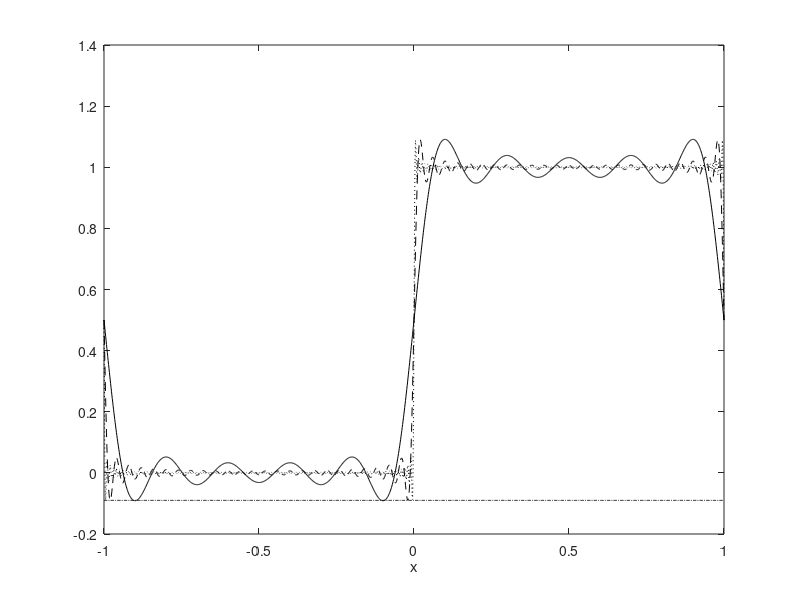

MATLAB code to generate this figure: (Note: this script raises an error after producing the figure.)
% Set values for plotting
xs = linspace(-1, 1, 1500);
ns = [10, 50, 200];

% Eigenfunctions
eigenfn = @(n, x) exp(-1i*n*pi*x);

%% 12.5.5

problem_number = '12.5.5';

% Fourier series coefficients
cn = @(n) -1i/(2*pi*n)*((-1)^n - 1);

% Fourier series for different truncations; could do this more
% efficiently but I'm not too bothered about it
fs = zeros(length(ns), length(xs));
row = 1;

for n = ns
  f = fs(row, :);

  for k = -n:n
    % c_0 is 1/2
    if k == 0
      f = f + 1/2;
    else
      f = f + cn(k)*eigenfn(k, xs);
    end
  end

  fs(row, :) = f;
  row = row + 1;
end

% Ignore the imaginary parts (since without error they should be nill)
fs = real(fs);

% Plotting the errors
figure();
plot( ...
  xs, fs(1, :), 'k', ...
  xs, fs(2, :), 'k--', ...
  xs, fs(3, :), 'k:', ...
  xs, -0.09*ones(1, length(xs)), 'k-.' ...
);

xlabel('x');
legend([strcat('n=', string(ns)), 'y(x)=-0.09']);
title(problem_number);
